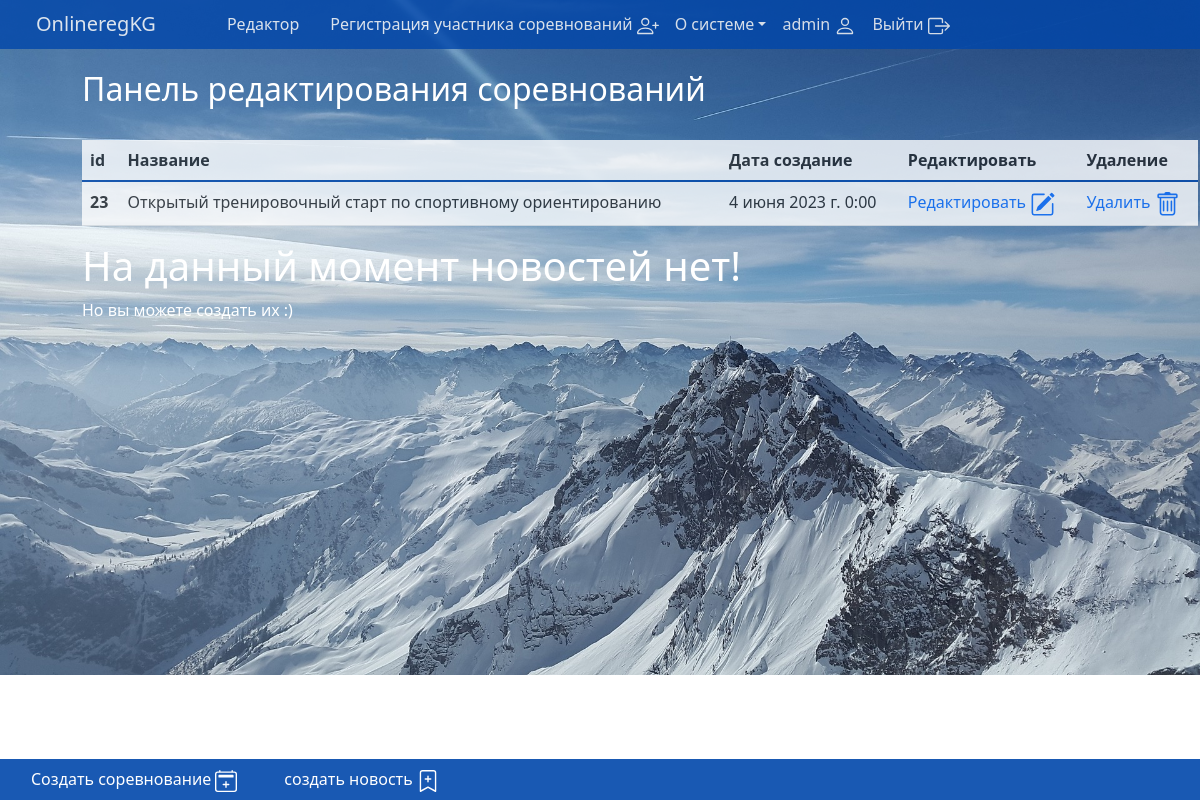
The app's page /editor/ (signed in), older data.
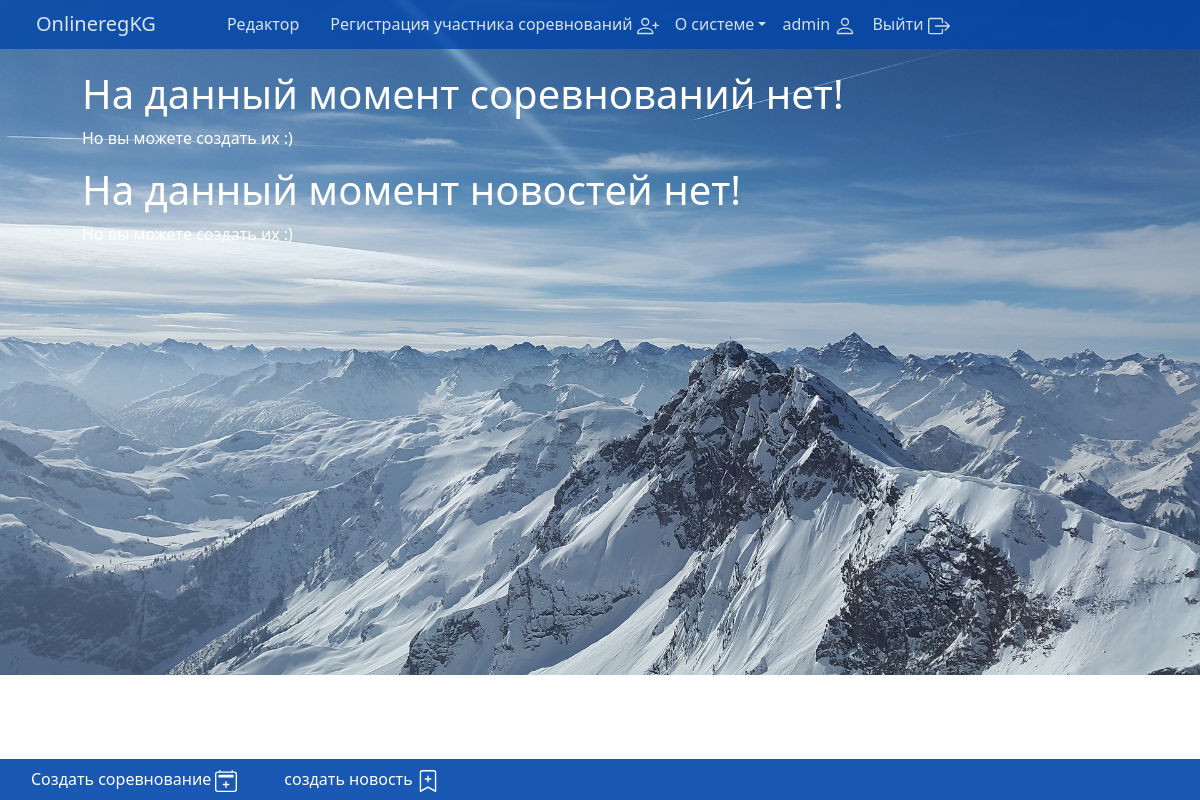
The same page, newer data.
### competitions/models.py (models this page shows, shortened)
class Competition(models.Model):
    hostState_list = [
        ('Кыргызстан', 'Кыргызстан'),
    ]
    region_list = [
        ('Бишкек', 'Бишкек'),
        ('Чуй', 'Чуй'),
        ('Каракол', 'Каракол'),
        ('Баткен', 'Баткен'),
        ('Джалал-Абад', 'Джалал-Абад'),
        ('Нарын', 'Нарын'),
        ('Талас', 'Талас'),
        ('Ош', 'Ош'),
    ]
    age_groups_of_participants_list = [
        ('до 18', 'до 18'),
        ('18-25', '18-25'),
        ('25-35', '25-35'),
        ('35-45', '35-45'),
        ('A, B, C, D', 'A, B, C, D ')
    ]
    phone_regex = RegexValidator(
        regex=r'\+996\d{9}$',
        message='Номер телефона должен быть в формате: "+996XXXXXXXXX'
    )
    telegram_regex = RegexValidator(
        regex=r'^@[A-Za-z0-9]{5,}$',
        message='invalid username Telegram'
    )
    author = models.ForeignKey(User, on_delete=models.CASCADE, related_name='competitions', verbose_name='Редактор', blank=True, null=True)
    create_date = models.DateTimeField(auto_now_add=True)
    state = models.CharField(choices=hostState_list, max_length=10, blank=False, verbose_name='Государство проведения')
    region = models.CharField(choices=region_list, max_length=11, blank=False, verbose_name='Регион проведения')
    date = models.DateField(blank=False, verbose_name='Дата (-ы) проведения')
    organizer_name = models.CharField(max_length=30, blank=False,verbose_name='Имя организатора', null=True)
    organizer_last_name = models.CharField(max_length=100, blank=False, verbose_name='Фамилия организатора', null=True)
    organizer_email = models.EmailField(blank=False, verbose_name='email организатора', null=True)
    organizer_phone = models.CharField(max_length=13, blank=True, verbose_name='номер телефона организатора', null=True, validators=[phone_regex])
    organizer_telegram = models.CharField(max_length=20, blank=False, null=True, validators=[telegram_regex], verbose_name='Telegram организатора')
    organizer_whatsapp = models.CharField(max_length=255, blank=True, null=True, validators=[phone_regex], verbose_name='WhatsApp организатора')
    competition_name = models.CharField(max_length=255, blank=False, verbose_name='Наименование')
    location = models.CharField(max_length=255, blank=False, verbose_name='Место проведения')
    age_groups_of_participants = models.CharField(max_length=255, blank=False, verbose_name='Возрастные группы участников')
    illustration = models.ImageField(upload_to='competitions_illustration', blank=False, verbose_name='Иллюстрация')
    announcement = models.TextField(blank=False, verbose_name='Краткий анонс')
    coordinates_to_competition = models.CharField(max_length=255, blank=True, verbose_name='Точные координаты')
    slug = models.SlugField(unique=True, max_length=255)
    class Meta:
        verbose_name = 'Соревнование'
        verbose_name_plural = 'Соревнования'

### users/views.py (the view)
    def wrapper(request, *args, **kwargs):
        if request.user.is_authenticated:
            profile = Profile.objects.get(user=request.user)
            if profile.is_blocked:
                return HttpResponse('Вы заблокированы. Пожалуйста, свяжитесь с администратором. Отправьте сообщение в разделе контакты!')
        return view_func(request, *args, **kwargs)

### main/views.py (called while the page is built)
@check_blocked
def editors_page(request):
    user = request.user
    editor_group = Group.objects.get(name='editors')
    is_editor = editor_group in user.groups.all()
    if not is_editor:
        return redirect('contact')
    competitions = Competition.objects.filter(author=user)
    news = News.objects.filter(author=user)
    context = {
        'is_editor': is_editor,
        'competitions': competitions,
        'news': news,
    }
    return render(request, 'main/editor.html', context)

### users/views.py (called while the page is built)
def check_blocked(view_func):
    def wrapper(request, *args, **kwargs):
        if request.user.is_authenticated:
            profile = Profile.objects.get(user=request.user)
            if profile.is_blocked:
                return HttpResponse('Вы заблокированы. Пожалуйста, свяжитесь с администратором. Отправьте сообщение в разделе контакты!')
        return view_func(request, *args, **kwargs)
    return wrapper

### main/templates/main/editor.html (shortened to what this page needs)
{% extends 'main/layout.html' %}
{% block body %}
	{% if update %}
		<h1>{{title}}</h1>
		<form class="form-control" id="form-bg" method="post">
			{% csrf_token %}
			{{ form.as_p }}
			<button class="btn btn-primary" id="btn-bg" type="submit">Обнавить</button>
		</form>
	{% else %}
	{% if competitions %}
	<div id="table-competitions-div">
		<h2>Панель редактирования соревнований</h2>
		<br>
		<table class="table" id="table-competitions">
  		<thead id="table-competitions-nav">
    		<tr>
      		<th scope="col">id</th>
      		<th scope="col">Название</th>
      		<th scope="col">Дата создание</th>
      		<th scope="col">Редактировать</th>
      		<th scope="col">Удаление</th>
    		</tr>
  		</thead>
  		<tbody class="table-group-divider">
  			{% for competition in competitions %}
    		<tr>
      		<th scope="row">{{competition.id}}</th>
      		<td>{{competition.competition_name}}</td>
      		<td>{{competition.create_date}}</td>
      		<td><a id="link-editor" href="{% url 'editor_update_competitions' competition.slug %}">Редактировать </a></td>
      		<td><a id="link-editor" href="{% url 'editor_delete_competitions' competition.id %}">Удалить </a></td>
    		</tr>
    		{% endfor %}
  		</tbody>
		</table>
	</div>
	{% else %}
	<h1>На данный момент соревнований нет!</h1>
	<p>Но вы можете создать их :)</p>
	{% endif %}
{% if news %}
	<div id="table-news-div">
		<h2>Панель редактирования новостей</h2>
		<br>
		<table class="table" id="table-news">
  		<thead id="table-news-nav">
    		<tr>
      		<th scope="col">id</th>
      		<th scope="col">Название</th>
      		<th scope="col">Дата создание</th>
      		<th scope="col">Редактировать</th>
      		<th scope="col">Удаление</th>
    		</tr>
  		</thead>
  		<tbody class="table-group-divider">
  			{% for new in news %}
    		<tr>
      		<th scope="row">{{new.id}}</th>
      		<td>{{new.header}}</td>
      		<td>{{new.date}}</td>
      		<td><a id="link-editor" href="{% url 'editor_update_news' new.slug %}">Редактировать <svg xmlns="http://www.w3.org/2000/svg" width="25" height="25" fill="currentColor" class="bi bi-pencil-square" viewBox="0 0 16 16">
  <path d="M15.502 1.94a.5.5 0 0 1 0 .706L14.459 3.69l-2-2L13.502.646a.5.5 0 0 1 .707 0l1.293 1.293zm-1.75 2.456-2-2L4.939 9.21a.5.5 0 0 0-.121.196l-.805 2.414a.25.25 0 0 0 .316.316l2.414-.805a.5.5 0 0 0 .196-.12l6.813-6.814z"/>
  <path fill-rule="evenodd" d="M1 13.5A1.5 1.5 0 0 0 2.5 15h11a1.5 1.5 0 0 0 1.5-1.5v-6a.5.5 0 0 0-1 0v6a.5.5 0 0 1-.5.5h-11a.5.5 0 0 1-.5-.5v-11a.5.5 0 0 1 .5-.5H9a.5.5 0 0 0 0-1H2.5A1.5 1.5 0 0 0 1 2.5v11z"/>
</svg></a></td>
      		<td><a id="link-editor" href="{% url 'editor_delete_news' new.id %}">Удалить <svg xmlns="http://www.w3.org/2000/svg" width="25" height="25" fill="currentColor" class="bi bi-trash" viewBox="0 0 16 16">
  <path d="M5.5 5.5A.5.5 0 0 1 6 6v6a.5.5 0 0 1-1 0V6a.5.5 0 0 1 .5-.5Zm2.5 0a.5.5 0 0 1 .5.5v6a.5.5 0 0 1-1 0V6a.5.5 0 0 1 .5-.5Zm3 .5a.5.5 0 0 0-1 0v6a.5.5 0 0 0 1 0V6Z"/>
  <path d="M14.5 3a1 1 0 0 1-1 1H13v9a2 2 0 0 1-2 2H5a2 2 0 0 1-2-2V4h-.5a1 1 0 0 1-1-1V2a1 1 0 0 1 1-1H6a1 1 0 0 1 1-1h2a1 1 0 0 1 1 1h3.5a1 1 0 0 1 1 1v1ZM4.118 4 4 4.059V13a1 1 0 0 0 1 1h6a1 1 0 0 0 1-1V4.059L11.882 4H4.118ZM2.5 3h11V2h-11v1Z"/>
</svg></a></td>
    		</tr>
    		{% endfor %}
  		</tbody>
		</table>
	</div>
	{% else  %}
	<h1>На данный момент новостей нет!</h1>
	<p>Но вы можете создать их :)</p>
	{% endif %}
	{% endif %}
{% endblock %}
{% block footer %}
    <ul class="nav">
      <li class="nav-item"><a class="nav-link active" id="a-link" href=" {% url 'create_competition' %} ">Создать соревнование </a></li>
      <li class="nav-item"><a class="nav-link active" id="a-link" href=" {% url 'news' %} ">создать новость </a></li>
    </ul>
  {% endblock %}

Row changes from the older to the newer data that the page shows:
removed Competition: id "23", competition_name "Открытый тренировочный старт по спортивному ориентированию", create_date "4 июня 2023 г. 0:00"
Text that changed along with them:
text no longer shown: "Панель редактирования соревнований id Название Дата создание Редактировать Удаление"
text now shown: "На данный момент соревнований нет! Но вы можете создать их :)"
